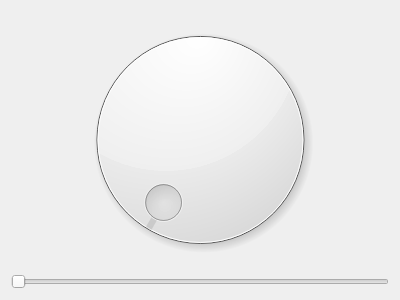
<?xml version="1.0" encoding="UTF-8"?>
<ui version="4.0">
 <class>Dialog</class>
 <widget class="QDialog" name="Dialog">
  <property name="geometry">
   <rect>
    <x>0</x>
    <y>0</y>
    <width>400</width>
    <height>300</height>
   </rect>
  </property>
  <property name="windowTitle">
   <string>Dialog</string>
  </property>
  <layout class="QVBoxLayout" name="verticalLayout">
   <item>
    <widget class="QDial" name="dial"/>
   </item>
   <item>
    <widget class="QSlider" name="horizontalSlider">
     <property name="orientation">
      <enum>Qt::Horizontal</enum>
     </property>
    </widget>
   </item>
  </layout>
 </widget>
 <resources/>
 <connections/>
</ui>
